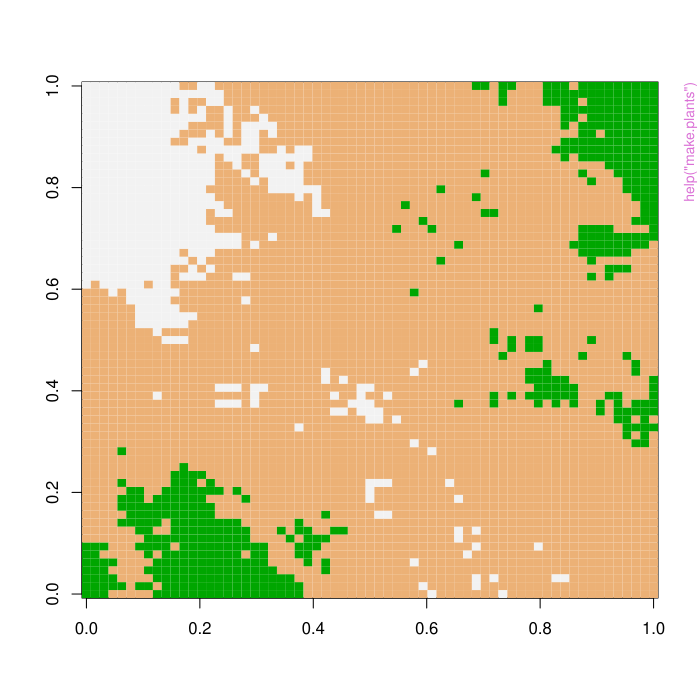

This figure's R source:
pkgname <- "RWorld"
source(file.path(R.home("share"), "R", "examples-header.R"))
options(warn = 1)
library('RWorld')

base::assign(".oldSearch", base::search(), pos = 'CheckExEnv')
cleanEx()
nameEx("make.plants")
### * make.plants

flush(stderr()); flush(stdout())

### Name: make.plants
### Title: Generate plants to exist, reproduce, and compete within the
###   terrain
### Aliases: make.plants

### ** Examples

plants <- make.plants(make.terrain(6,15), c(.7,.85), repro=c(.95,.55), names=NULL, 50)



cleanEx()
nameEx("make.terrain")
### * make.terrain

flush(stderr()); flush(stdout())

### Name: make.terrain
### Title: Terrain with elivations represented by numerics in each cell
### Aliases: make.terrain

### ** Examples

terry <- make.terrain(4, 15)
image(terry)




### * <FOOTER>
###
options(digits = 7L)
base::cat("Time elapsed: ", proc.time() - base::get("ptime", pos = 'CheckExEnv'),"\n")
grDevices::dev.off()
###
### Local variables: ***
### mode: outline-minor ***
### outline-regexp: "\\(> \\)?### [*]+" ***
### End: ***
quit('no')
